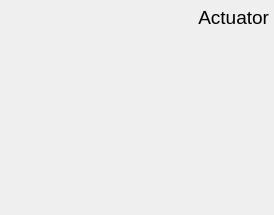
<?xml version="1.0" encoding="UTF-8"?>
<ui version="4.0">
 <class>Actuator</class>
 <widget class="QWidget" name="Actuator">
  <property name="geometry">
   <rect>
    <x>0</x>
    <y>0</y>
    <width>274</width>
    <height>215</height>
   </rect>
  </property>
  <property name="minimumSize">
   <size>
    <width>0</width>
    <height>0</height>
   </size>
  </property>
  <property name="maximumSize">
   <size>
    <width>16777215</width>
    <height>16777215</height>
   </size>
  </property>
  <property name="windowTitle">
   <string>Actuator</string>
  </property>
  <property name="styleSheet">
   <string notr="true"/>
  </property>
  <layout class="QGridLayout" name="gridLayout">
   <property name="leftMargin">
    <number>5</number>
   </property>
   <property name="topMargin">
    <number>5</number>
   </property>
   <property name="rightMargin">
    <number>5</number>
   </property>
   <property name="bottomMargin">
    <number>5</number>
   </property>
   <property name="spacing">
    <number>0</number>
   </property>
   <item row="0" column="1">
    <widget class="QLabel" name="title">
     <property name="font">
      <font>
       <pointsize>14</pointsize>
      </font>
     </property>
     <property name="text">
      <string>Actuator</string>
     </property>
     <property name="alignment">
      <set>Qt::AlignRight|Qt::AlignTrailing|Qt::AlignVCenter</set>
     </property>
    </widget>
   </item>
   <item row="0" column="0">
    <widget class="QWSwitcher" name="toggle" native="true">
     <property name="minimumSize">
      <size>
       <width>50</width>
       <height>25</height>
      </size>
     </property>
     <property name="maximumSize">
      <size>
       <width>50</width>
       <height>25</height>
      </size>
     </property>
    </widget>
   </item>
   <item row="1" column="0" colspan="2">
    <widget class="QWidget" name="widget" native="true">
     <layout class="QGridLayout" name="gridLayout_2">
      <item row="2" column="0">
       <widget class="QtMaterialTextField" name="lineEdit_tau" native="true">
        <property name="minimumSize">
         <size>
          <width>100</width>
          <height>50</height>
         </size>
        </property>
        <property name="maximumSize">
         <size>
          <width>100</width>
          <height>50</height>
         </size>
        </property>
        <property name="font">
         <font>
          <pointsize>14</pointsize>
         </font>
        </property>
       </widget>
      </item>
      <item row="0" column="1">
       <widget class="QtMaterialTextField" name="lineEdit_temp_m" native="true">
        <property name="minimumSize">
         <size>
          <width>100</width>
          <height>50</height>
         </size>
        </property>
        <property name="maximumSize">
         <size>
          <width>100</width>
          <height>50</height>
         </size>
        </property>
        <property name="font">
         <font>
          <pointsize>14</pointsize>
         </font>
        </property>
       </widget>
      </item>
      <item row="0" column="0">
       <widget class="QtMaterialTextField" name="lineEdit_q" native="true">
        <property name="minimumSize">
         <size>
          <width>100</width>
          <height>50</height>
         </size>
        </property>
        <property name="maximumSize">
         <size>
          <width>100</width>
          <height>50</height>
         </size>
        </property>
        <property name="font">
         <font>
          <pointsize>14</pointsize>
         </font>
        </property>
       </widget>
      </item>
      <item row="1" column="0">
       <widget class="QtMaterialTextField" name="lineEdit_dq" native="true">
        <property name="minimumSize">
         <size>
          <width>100</width>
          <height>50</height>
         </size>
        </property>
        <property name="maximumSize">
         <size>
          <width>100</width>
          <height>50</height>
         </size>
        </property>
        <property name="font">
         <font>
          <pointsize>14</pointsize>
         </font>
        </property>
       </widget>
      </item>
      <item row="1" column="1">
       <widget class="QtMaterialTextField" name="lineEdit_temp_d" native="true">
        <property name="minimumSize">
         <size>
          <width>100</width>
          <height>50</height>
         </size>
        </property>
        <property name="maximumSize">
         <size>
          <width>100</width>
          <height>50</height>
         </size>
        </property>
        <property name="font">
         <font>
          <pointsize>14</pointsize>
         </font>
        </property>
       </widget>
      </item>
      <item row="2" column="1">
       <widget class="QtMaterialTextField" name="lineEdit_power" native="true">
        <property name="minimumSize">
         <size>
          <width>100</width>
          <height>50</height>
         </size>
        </property>
        <property name="maximumSize">
         <size>
          <width>100</width>
          <height>50</height>
         </size>
        </property>
        <property name="font">
         <font>
          <pointsize>14</pointsize>
         </font>
        </property>
       </widget>
      </item>
     </layout>
    </widget>
   </item>
  </layout>
 </widget>
 <customwidgets>
  <customwidget>
   <class>QtMaterialTextField</class>
   <extends>QWidget</extends>
   <header>qt_material_widgets/qtmaterialtextfield.h</header>
   <container>1</container>
  </customwidget>
  <customwidget>
   <class>QWSwitcher</class>
   <extends>QWidget</extends>
   <header>qwool/qwswitcher.h</header>
   <container>1</container>
  </customwidget>
 </customwidgets>
 <resources/>
 <connections/>
</ui>
